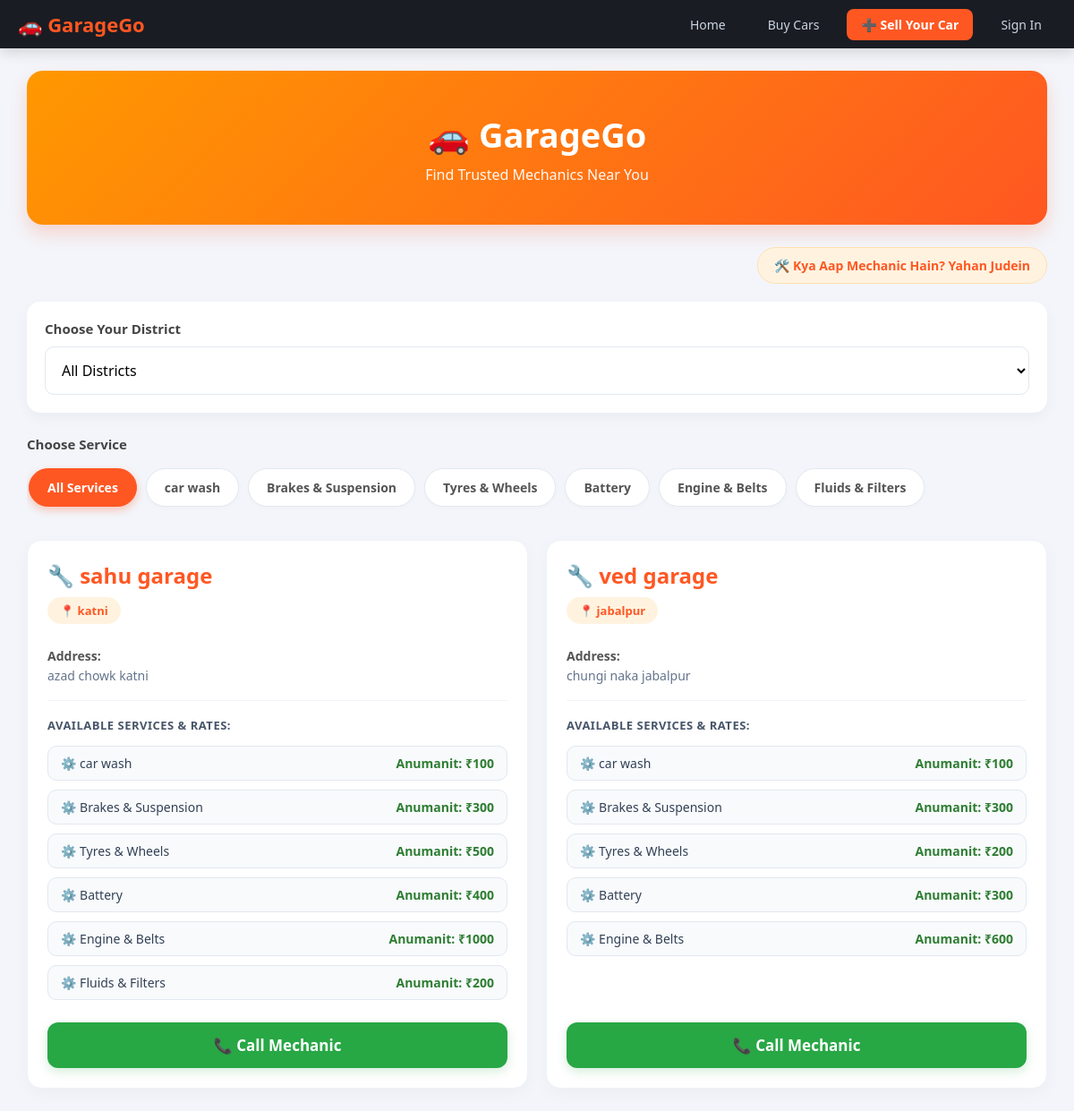
The page / on the database its author committed.
### services/models.py (models this page shows, shortened)
class ServiceCategory(models.Model):
    name = models.CharField(max_length=100)
    icon = models.CharField(max_length=50, blank=True, null=True)

class MechanicProfile(models.Model):
    user = models.OneToOneField(User, on_delete=models.CASCADE, limit_choices_to={'is_mechanic': True})
    shop_name = models.CharField(max_length=200)
    district = models.ForeignKey(District, on_delete=models.SET_NULL, null=True)
    address = models.TextField()
    latitude = models.FloatField(blank=True, null=True)
    longitude = models.FloatField(blank=True, null=True)
    is_available = models.BooleanField(default=True)
    services_offered = models.ManyToManyField(ServiceCategory, through='MechanicServicePrice')

class District(models.Model):
    name = models.CharField(max_length=50, unique=True)

class MechanicServicePrice(models.Model):
    mechanic = models.ForeignKey(MechanicProfile, on_delete=models.CASCADE)
    service = models.ForeignKey(ServiceCategory, on_delete=models.CASCADE)
    base_price = models.DecimalField(max_digits=8, decimal_places=2, default=0.00, help_text="Starting price for this service")

### services/views.py (the view)
# urls.py: path('', home_view, name='home'),
def home_view(request):
    districts = District.objects.all()
    categories = ServiceCategory.objects.all()
    selected_district = request.GET.get('district')
    selected_category = request.GET.get('category')
    mechanics = MechanicProfile.objects.filter(is_available=True).prefetch_related('mechanicserviceprice_set__service')
    if selected_district:
        mechanics = mechanics.filter(district_id=selected_district)
    if selected_category:
        mechanics = mechanics.filter(services_offered__id=selected_category)
    context = {
        'districts': districts,
        'categories': categories,
        'mechanics': mechanics,
        'selected_district': selected_district,
        'selected_category': selected_category,
    }
    return render(request, 'services/home.html', context)

### templates/services/home.html (shortened to what this page needs)
<!DOCTYPE html>
<html lang="en">
<head>
</head>
<body>
<nav class="main-navbar">
    <div class="nav-container">
        <a href="/" class="nav-logo">🚗 GarageGo</a>
        <ul class="nav-links" id="nav-links-menu">
            <li><a href="/" class="nav-item">Home</a></li>
            <li><a href="{% url 'car_bazaar:car_marketplace' %}" class="nav-item">Buy Cars</a></li>
            <li><a href="{% url 'car_bazaar:sell_car' %}" class="nav-item sell-btn">➕ Sell Your Car</a></li>
            {% if user.is_authenticated %}
                {% if user.is_superuser %}
                    <li><a href="{% url 'owner_dashboard' %}" class="nav-item admin-badge">👑 Owner Desk</a></li>
                {% else %}
                    <li><a href="{% url 'mechanic_dashboard' %}" class="nav-item dash-badge">🛠️ Dashboard</a></li>
                {% endif %}
                <li><a href="{% url 'mechanic_logout' %}" class="nav-item logout-btn">Logout</a></li>
            {% else %}
                <li><a href="{% url 'mechanic_login' %}" class="nav-item">Sign In</a></li>
            {% endif %}
        </ul>
    </div>
</nav>
<div class="container">
    <div class="header">
        <h1>🚗 GarageGo</h1>
        <p>Find Trusted Mechanics Near You</p>
    </div>
    <div style="text-align: right; margin-bottom: 20px;">
        <a href="{% url 'mechanic_register' %}" style="color: #ff5722; font-weight: bold; text-decoration: none; font-size: 14px; background: #fff3e0; padding: 10px 18px; border-radius: 25px; display: inline-block; border: 1px solid #ffe0b2; transition: 0.2s;">
            🛠️ Kya Aap Mechanic Hain? Yahan Judein
        </a>
    </div>
    <div class="filter-section">
        <form method="GET">
            <label for="district">Choose Your District</label>
            <select name="district" id="district" onchange="this.form.submit()">
                <option value="">All Districts</option>
            </select>
        </form>
    </div>
    <label style="margin-bottom:12px; display: block;">Choose Service</label>
    <div class="category-container">
        <a href="?district={{ selected_district|default:'' }}"
           class="category-btn {% if not selected_category %}active{% endif %}">
            All Services
        </a>
        {% for cat in categories %}
            <a href="?district={{ selected_district|default:'' }}&category={{ cat.id }}"
               class="category-btn {% if cat.id|stringformat:'i' == selected_category %}active{% endif %}">
                {{ cat.name }}
            </a>
        {% endfor %}
    </div>
    <div class="mechanic-list">
        {% if mechanics %}
            {% for mechanic in mechanics %}
                <div class="mechanic-card">
                    <div>
                        <div class="shop-name">
                            🔧 {{ mechanic.shop_name }}
                        </div>
                        <span class="district-badge">
                            📍 {{ mechanic.district.name }}
                        </span>
                        <div class="info-text">
                            <strong>Address:</strong><br>
                            <span style="color: #64748b;">{{ mechanic.address }}</span>
                        </div>
                        <div class="services-tags">
                            <strong style="font-size: 13px; color: #475569; text-transform: uppercase; letter-spacing: 0.5px;">Available Services & Rates:</strong>
                            <div style="margin-top: 8px;">
                                {% for sp in mechanic.mechanicserviceprice_set.all %}
                                    <span class="service-chip">
                                        <span>⚙️ {{ sp.service.name }}</span>
                                        <strong style="color: #2e7d32;">Anumanit: ₹{{ sp.base_price|floatformat:0 }}</strong>
                                    </span>
                                {% endfor %}
                            </div>
                        </div>
                    </div>
                    <a href="tel:{{ mechanic.user.phone_number }}" class="btn-call" onclick="logCall('{{ mechanic.id }}')">
                        📞 Call Mechanic
                    </a>
                </div>
            {% endfor %}
        {% else %}
            <div class="empty">
                <h2 style="font-size: 22px; color: #1e293b; margin-bottom: 8px;">😔 No Mechanics Found</h2>
                <p style="color: #94a3b8; font-size: 15px;">No mechanic is available for the selected filter right now.</p>
            </div>
        {% endif %}
    </div>
</div>
</body>
</html>

### templates/services/home.html (style rules this page uses)
* { margin:0; padding:0; box-sizing:border-box; font-family:'Segoe UI',Tahoma,Geneva,Verdana,sans-serif; }
body { background:#f3f5fa; color:#333; }
.main-navbar { background: #1a1c23; padding: 12px 20px; position: sticky; top: 0; z-index: 1000; box-shadow: 0 4px 15px rgba(0,0,0,0.15); width: 100%; }
.nav-container { display: flex; justify-content: space-between; align-items: center; max-width: 1200px; margin: auto; }
.nav-logo { color: #ff5722; font-size: 22px; font-weight: 700; text-decoration: none; display: flex; align-items: center; gap: 8px; }
.nav-links { display: flex; list-style: none; align-items: center; gap: 15px; margin: 0; padding: 0; }
.nav-item { color: #cbd5e1; text-decoration: none; font-size: 14px; font-weight: 500; padding: 8px 16px; border-radius: 8px; transition: all 0.25s ease; }
.sell-btn { background: #ff5722; color: white !important; font-weight: 600; }
.container { width:95%; max-width:1200px; margin:25px auto; }
.header { background:linear-gradient(135deg,#ff9800,#ff5722); color:white; padding:45px 20px; border-radius:18px; text-align:center; margin-bottom:25px; box-shadow:0 10px 20px rgba(255,87,34,.2); }
.header h1 { font-size:38px; margin-bottom:8px; font-weight: 800; }
.header p { opacity:.95; font-size:16px; }
.filter-section { background:white; padding:20px; border-radius:15px; box-shadow:0 6px 15px rgba(0,0,0,.04); margin-bottom:25px; }
label { display:block; margin-bottom:10px; font-weight:bold; color:#444; font-size: 15px; }
select { width:100%; padding:14px; border:1px solid #e2e8f0; border-radius:10px; font-size:16px; outline:none; background-color: #fff; transition: 0.3s; }
.category-container { display:flex; overflow-x:auto; gap:10px; padding: 5px 2px 12px 2px; margin-bottom:25px; scrollbar-width:none; }
.category-btn { text-decoration:none; padding:11px 20px; border-radius:25px; background:white; color:#555; border:1px solid #e2e8f0; white-space:nowrap; font-weight:600; font-size: 14px; transition:.25s ease; box-shadow: 0 2px 5px rgba(0,0,0,0.02); }
.category-btn.active { background:#ff5722; color:white; border-color:#ff5722; box-shadow: 0 4px 10px rgba(255,87,34,0.3); }
.mechanic-list { display:grid; grid-template-columns:repeat(auto-fit,minmax(330px,1fr)); gap:20px; }
.mechanic-card { background:white; border-radius:16px; padding:22px; box-shadow:0 6px 18px rgba(0,0,0,.03); border: 1px solid #edf2f7; display: flex; flex-direction: column; justify-content: space-between; transition:.3s; }
.shop-name { color:#ff5722; font-size:24px; margin-bottom:8px; font-weight: 700; }
.district-badge { display:inline-block; background:#fff3e0; color:#ff5722; padding:6px 14px; border-radius:20px; font-size:13px; margin-bottom:15px; font-weight:700; align-self: flex-start; }
.info-text { margin:10px 0; color:#555; line-height:1.6; font-size: 14px; }
.services-tags { margin-top:15px; padding-top:15px; border-top:1px solid #f1f5f9; color:#444; }
.service-chip { display: inline-flex; align-items: center; justify-content: space-between; width: 100%; margin: 5px 0; background: #f8fafc; border: 1px solid #e2e8f0; color: #334155; padding: 9px 14px; border-radius: 10px; font-size: 14px; font-weight: 500; }
.btn-call { display:block; width:100%; margin-top:20px; padding:14px; text-align:center; background:#28a745; color:white; text-decoration:none; border-radius:12px; font-size:17px; font-weight:bold; transition:.2s; box-shadow: 0 4px 12px rgba(40,167,69,0.2); }

### rows shown on the page
ServiceCategory: name "car wash"
ServiceCategory: name "Brakes & Suspension"
ServiceCategory: name "Tyres & Wheels"
ServiceCategory: name "Battery"
ServiceCategory: name "Engine & Belts"
ServiceCategory: name "Fluids & Filters"
MechanicProfile: shop_name "sahu garage", district.name "katni", address "azad chowk katni"
MechanicServicePrice: service.name "car wash", base_price "100"
MechanicServicePrice: service.name "Brakes & Suspension", base_price "300"
MechanicServicePrice: service.name "Tyres & Wheels", base_price "500"
MechanicServicePrice: service.name "Battery", base_price "400"
MechanicServicePrice: service.name "Engine & Belts", base_price "1000"
MechanicServicePrice: service.name "Fluids & Filters", base_price "200"
MechanicProfile: shop_name "ved garage", district.name "jabalpur", address "chungi naka jabalpur"
MechanicServicePrice: service.name "car wash", base_price "100"
MechanicServicePrice: service.name "Brakes & Suspension", base_price "300"
MechanicServicePrice: service.name "Tyres & Wheels", base_price "200"
MechanicServicePrice: service.name "Battery", base_price "300"
MechanicServicePrice: service.name "Engine & Belts", base_price "600"
